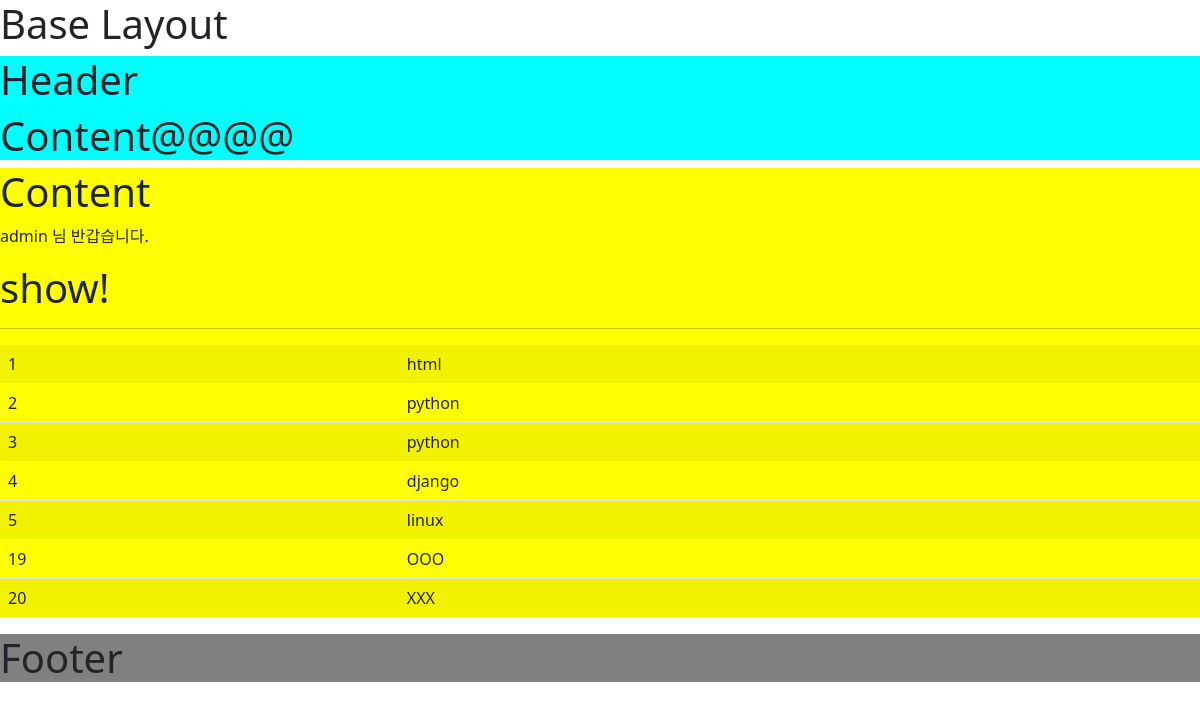
The app's page /first/show/ (signed in) with its own data.
### firstapp/models.py (models this page shows)
class Curriculum(models.Model):
  name = models.CharField(max_length=255)

### firstapp/views.py (the view)
# urls.py: path('show/', views.show, name='show'),
def show(request):
  curriculum = Curriculum.objects.all()
  return render(
    request, 'show.html',
    { 'data': curriculum }
  )

### firstapp/templates/show.html
{% extends 'firstapp/layout.html' %}
{% block content %}
<link href="https://cdn.jsdelivr.net/npm/bootstrap@5.1.3/dist/css/bootstrap.min.css" rel="stylesheet">
<body>
  {% if user.is_authenticated %}
    <p>{{ user.username }} 님 반갑습니다.</p>
  {% else %}
    <p>현재 상태 : Guest</p>
  {% endif %}
  <h1>show!</h1>
  <hr>
  <table class="table table-striped">
    {% for c in data %}
      <tr>
        <td>{{ c.id }}</td>
        <td>{{ c.name }}</td>
      </tr>
    {% endfor %}
  </table>
</body>
{% endblock %}
{% block content2 %}
  <h1>Content@@@@</h1>
{% endblock %}

### records on screen
Curriculum: id "1", name "html"
Curriculum: id "2", name "python"
Curriculum: id "3", name "python"
Curriculum: id "4", name "django"
Curriculum: id "5", name "linux"
Curriculum: id "19", name "OOO"
Curriculum: id "20", name "XXX"

### other values on screen
{{ user.username }} "admin"
